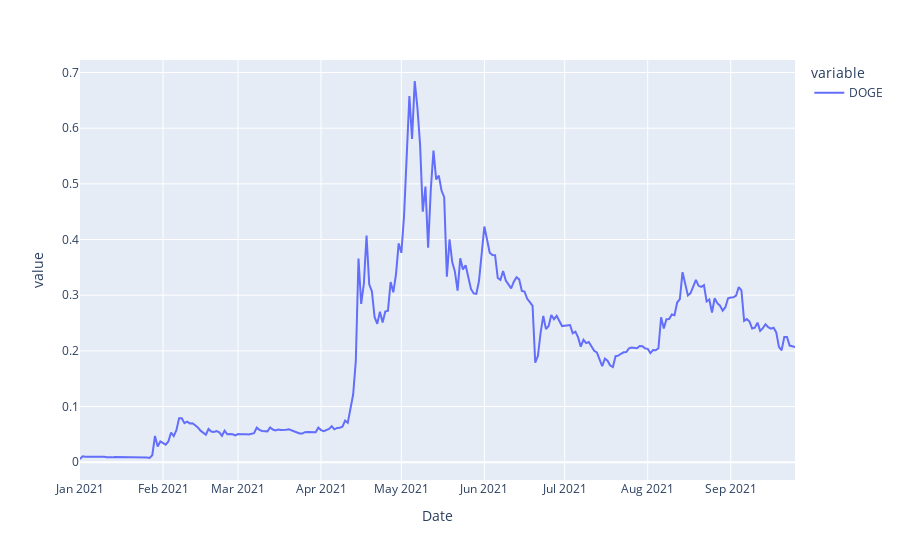

The code cell stored with this chart in its notebook:
### Code cell
fig = px.line(crypto, y=['DOGE'] )
fig.show()

### Figure 1 — Plotly figure (JSON) as saved in the notebook; plotly's stock layout.template omitted (floating-point values rounded to 4 significant figures; data arrays with more than 128 entries replaced by an {"elided": "..."} marker saying what was removed)
{"data": [{"hovertemplate": "variable=DOGE<br>Date=%{x}<br>value=%{y}<extra></extra>", "legendgroup": "DOGE", "line": {"color": "#636efa", "dash": "solid"}, "marker": {"symbol": "circle"}, "mode": "lines", "name": "DOGE", "orientation": "v", "showlegend": true, "type": "scatter", "x": {"elided": "268 str values"}, "xaxis": "x", "y": {"elided": "268 float values"}, "yaxis": "y"}], "layout": {"autosize": true, "legend": {"title": {"text": "variable"}, "tracegroupgap": 0}, "margin": {"t": 60}, "xaxis": {"anchor": "y", "autorange": true, "domain": [0, 1], "range": ["2021-01-01", "2021-09-25"], "title": {"text": "Date"}, "type": "date"}, "yaxis": {"anchor": "x", "autorange": true, "domain": [0, 1], "range": [-0.03204, 0.7225], "title": {"text": "value"}, "type": "linear"}}}
